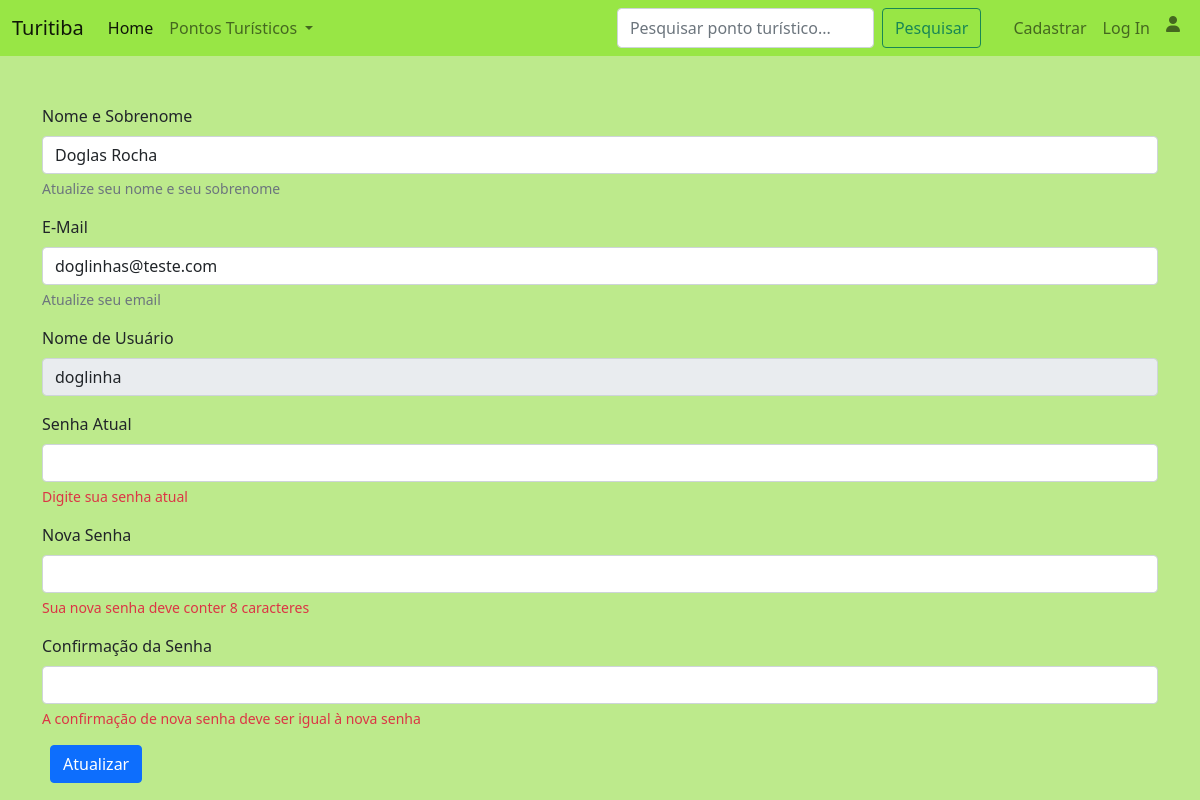
/user/doglinha, run on an earlier commit of the app's database.
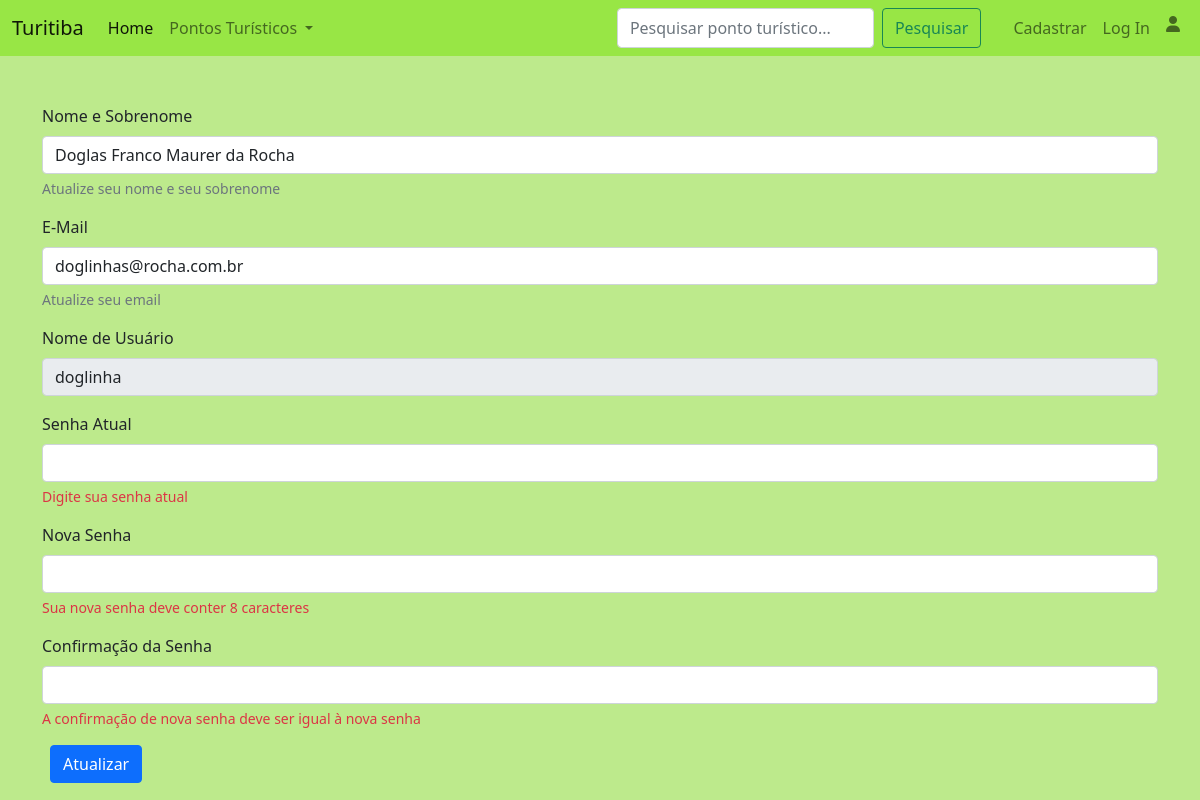
And on a later commit of the database.
### tables this page shows
CREATE TABLE users (id INTEGER NOT NULL PRIMARY KEY,
username TEXT NOT NULL UNIQUE,
name TEXT NOT NULL,
email TEXT NOT NULL UNIQUE,
password_hash TEXT NOT NULL);

### main.py (the view)
@app.route('/user/<username>')
def user(username: str):
    user_info = db.get_user_info(username)[0]
    info = {
        'username': username,
        'name': user_info[0],
        'email': user_info[1]
    }
    return render_template('user.html', info=info)

### db_manager.py (called while the page is built)
    def create_connection(self) -> tuple:
        connection = sql.connect(self.path_to_db)
        cursor = connection.cursor()
        return connection, cursor

    def get_user_info(self, username: str) -> list:
        connection, cursor = self.create_connection()
        user_info = cursor.execute('''SELECT name, email
                                   FROM users
                                   WHERE username = ?''',
                                   (username,)).fetchall()
        connection.commit()
        connection.close()
        return user_info

### main.py (called while the page is built)
@app.after_request
def after_request(response):
    response.headers['Cache-Control'] = 'no-cache, no-store, must-revalidate'
    response.headers['Expires'] = 0
    response.headers['Pragma'] = 'no-cache'
    return response

### templates/user.html (shortened to what this page needs)
{% extends 'layout.html' %}
{% block body %}
    <article class="container-sm mt-5">
        <form method="POST" action="/update-user/{{ info.username }}">
            <div class="my-3 form-group">
                <label for="name" class="form-label">Nome e Sobrenome</label>
                <input type="text" class="form-control" id="name" name="name" aria-describedby="name" autocomplete="off"
                    value="{{ info.name }}">
                <p id="name-alert" class="form-text">Atualize seu nome e seu sobrenome</p>
            </div>
            <div class="my-3 form-group">
                <label for="email" class="form-label">E-Mail</label>
                <input type="email" class="form-control" id="email" name="email" aria-describedby="email" autocomplete="off"
                    value="{{ info.email }}">
                <p id="email-alert" class="form-text">Atualize seu email</p>
            </div>
            <div class="my-3 form-group">
                <label for="username" class="form-label">Nome de Usuário</label>
                <input type="text" class="form-control" id="username" name="username" aria-describedby="username" autocomplete="off"
                    disabled value="{{ info.username }}">
            </div>
            <div class="my-3 form-group">
                <label for="password" class="form-label">Senha Atual</label>
                <input type="password" class="form-control" id="old-password" autocomplete="off" name="old-password">
                <p id="old-password-alert" class="form-text text-danger">Digite sua senha atual</p>
            </div>
            <div class="my-3 form-group">
                <label for="password" class="form-label">Nova Senha</label>
                <input type="password" class="form-control" id="password" autocomplete="off" name="password">
                <p id="password-alert" class="form-text text-danger">Sua nova senha deve conter 8 caracteres</p>
            </div>
            <div class="my-3 form-group">
                <label for="confrim-password" class="form-label">Confirmação da Senha</label>
                <input type="password" class="form-control" id="confirm-password" autocomplete="off" name="confirm-password">
                <p id="confirm-password-alert" class="form-text text-danger">A confirmação de nova senha deve ser igual à nova senha</p>
            </div>
            <div class="my-3 form-group">
                <input id="submit" type="submit" class="btn btn-primary mx-2" value="Atualizar">
            </div>
        </form>
    </article>
{% endblock body %}

### templates/layout.html (shortened to what this page needs)
<!DOCTYPE html>
<html lang="en">
    <head>
        <link href="https://cdn.jsdelivr.net/npm/bootstrap@5.1.3/dist/css/bootstrap.min.css" rel="stylesheet">
        <link rel="stylesheet" href="../static/css/style.css">
    </head>
    <body>
        <nav class="navbar navbar-expand-lg navbar-light" id="navbar">
            <div class="container-fluid">
                <a class="navbar-brand">Turitiba</a>
                <div class="collapse navbar-collapse" id="navbarSupportedContent">
                    <ul class="navbar-nav me-auto mb-2 mb-lg-0">
                        <li class="nav-item">
                            <a class="nav-link active" aria-current="page" href="/">Home</a>
                        </li>
                        <li class="nav-item dropdown">
                            <a class="nav-link dropdown-toggle" href="#" id="navbarDropdown" role="button" data-bs-toggle="dropdown" aria-expanded="false">
                                Pontos Turísticos
                            </a>
                        </li>
                    </ul>
                    <div class="navbar-nav d-flex">
                        <form action="/search" method="POST" class="d-flex mx-4">
                            <input class="form-control me-2" type="search" placeholder="Pesquisar ponto turístico..." aria-label="Search"
                                name="search">
                            <button class="btn btn-outline-success" type="submit">Pesquisar</button>
                          </form>
                        {% if session.username %}
                            <a href="/user/{{ session.username }}" class="nav-link">{{ session.username }}</a>
                        {% else %}
                            <a class="nav-link" href="/register">Cadastrar</a>
                            <a class="nav-link" href="/login">Log In</a>
                        {% endif %}
                        <i class="nav-link fa-solid fa-user"></i>
                    </div>
                </div>
            </div>
        </nav>
        <main>
            {% block body %}{% endblock %}
        </main>
    </body>
</html>

### static/css/style.css (style rules this page uses)
body { background-color: #BDEA8C; }
#navbar { background-color: #98E645; }

What changed in the data, as far as the page shows it:
changed users: name "Doglas Rocha" → "Doglas Franco Maurer da Rocha"; email "doglinhas@teste.com" → "doglinhas@rocha.com.br"
